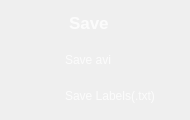
                 <widget class="QFrame" name="Save_QF">
                  <property name="minimumSize">
                   <size>
                    <width>190</width>
                    <height>120</height>
                   </size>
                  </property>
                  <property name="maximumSize">
                   <size>
                    <width>190</width>
                    <height>120</height>
                   </size>
                  </property>
                  <property name="styleSheet">
                   <string notr="true">QFrame#Save_QF{
border:2px solid rgba(255, 255, 255, 70);
border-radius:15px;
}</string>
                  </property>
                  <layout class="QVBoxLayout" name="verticalLayout_20">
                   <property name="leftMargin">
                    <number>9</number>
                   </property>
                   <property name="topMargin">
                    <number>9</number>
                   </property>
                   <property name="rightMargin">
                    <number>9</number>
                   </property>
                   <property name="bottomMargin">
                    <number>9</number>
                   </property>
                   <item>
                    <widget class="QPushButton" name="ToggleBotton_5">
                     <property name="sizePolicy">
                      <sizepolicy hsizetype="Expanding" vsizetype="Fixed">
                       <horstretch>0</horstretch>
                       <verstretch>0</verstretch>
                      </sizepolicy>
                     </property>
                     <property name="minimumSize">
                      <size>
                       <width>0</width>
                       <height>30</height>
                      </size>
                     </property>
                     <property name="maximumSize">
                      <size>
                       <width>16777215</width>
                       <height>30</height>
                      </size>
                     </property>
                     <property name="font">
                      <font>
                       <family>Nirmala UI</family>
                       <pointsize>13</pointsize>
                       <italic>false</italic>
                       <bold>true</bold>
                      </font>
                     </property>
                     <property name="cursor">
                      <cursorShape>ArrowCursor</cursorShape>
                     </property>
                     <property name="mouseTracking">
                      <bool>true</bool>
                     </property>
                     <property name="focusPolicy">
                      <enum>Qt::StrongFocus</enum>
                     </property>
                     <property name="contextMenuPolicy">
                      <enum>Qt::DefaultContextMenu</enum>
                     </property>
                     <property name="layoutDirection">
                      <enum>Qt::LeftToRight</enum>
                     </property>
                     <property name="autoFillBackground">
                      <bool>false</bool>
                     </property>
                     <property name="styleSheet">
                      <string notr="true">QPushButton{
background-image: url(:img/save.png);
background-repeat: no-repeat;
background-position: left center;
border: none;
border-left: 20px solid transparent;

text-align: left;
padding-left: 40px;
padding-bottom: 2px;
color: rgba(255, 255, 255, 199);
font: 700 13pt &quot;Nirmala UI&quot;;
}</string>
                     </property>
                     <property name="text">
                      <string>Save</string>
                     </property>
                     <property name="icon">
                      <iconset theme="zoom-out"/>
                     </property>
                     <property name="autoDefault">
                      <bool>false</bool>
                     </property>
                     <property name="default">
                      <bool>false</bool>
                     </property>
                     <property name="flat">
                      <bool>false</bool>
                     </property>
                    </widget>
                   </item>
                   <item>
                    <widget class="QCheckBox" name="btn_savevideo">
                     <property name="cursor">
                      <cursorShape>PointingHandCursor</cursorShape>
                     </property>
                     <property name="styleSheet">
                      <string notr="true">QCheckBox {
color: rgba(255, 255, 255, 199);
font: 590 10pt &quot;Nirmala UI&quot;;
        }

        QCheckBox::indicator {
            padding-top: 1px;
padding-left: 10px;
            width: 40px;
            height: 30px;
            border: none;
        }

        QCheckBox::indicator:unchecked {
            image: url(:img/check_no.png);
        }

        QCheckBox::indicator:checked {
            image: url(:img/check_yes.png);
        }</string>
                     </property>
                     <property name="text">
                      <string>Save avi</string>
                     </property>
                    </widget>
                   </item>
                   <item>
                    <widget class="QCheckBox" name="save_txt_button">
                     <property name="cursor">
                      <cursorShape>PointingHandCursor</cursorShape>
                     </property>
                     <property name="styleSheet">
                      <string notr="true">QCheckBox {
color: rgba(255, 255, 255, 199);
font: 590 10pt &quot;Nirmala UI&quot;;
        }

        QCheckBox::indicator {
            padding-top: 1px;
padding-left: 10px;
            width: 40px;
            height: 30px;
            border: none;
        }

        QCheckBox::indicator:unchecked {
            image: url(:img/check_no.png);
        }

        QCheckBox::indicator:checked {
            image: url(:img/check_yes.png);
        }</string>
                     </property>
                     <property name="text">
                      <string>Save Labels(.txt)</string>
                     </property>
                    </widget>
                   </item>
                  </layout>
                 </widget>
